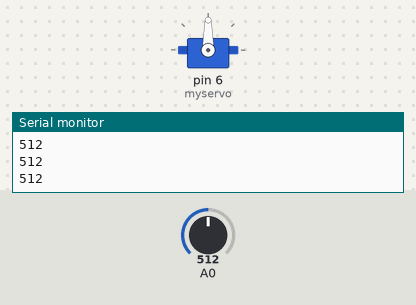
Bench run of a sketch on a simulated Arduino Uno, built with avr-gcc and run on an emulated ATmega328P. On the bench: servo, the last lines printed to the serial monitor. The test bench sets the inputs (shaded band); at power-on: A0 = 512.

Above: at 1.2 s.
1.3 s: A0 set to 716
At 2.5 s:
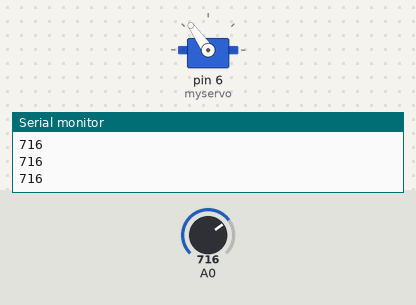
2.8 s: A0 set to 900
At 3.9 s:
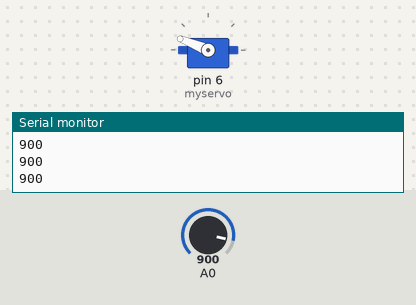
4.3 s: A0 set to 1023
At 5.0 s:
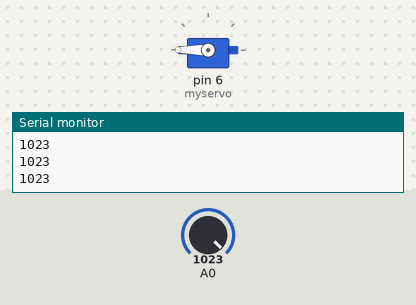
5.8 s: A0 set to 306
At 6.3 s:
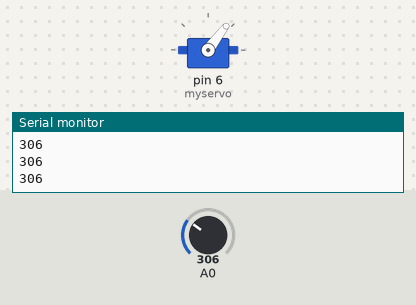
7.3 s: A0 set to 122
At 8.5 s:
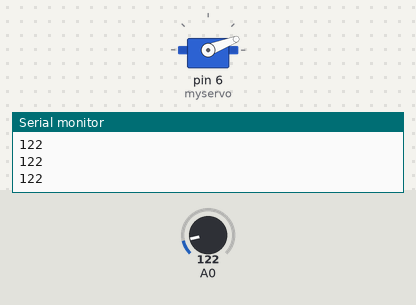
8.8 s: A0 set to 0
At 9.5 s:
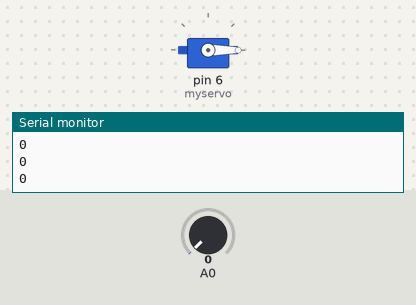
Timing chart, 0 to 11.3 s (numbered marks = the images above; inputs shaded):
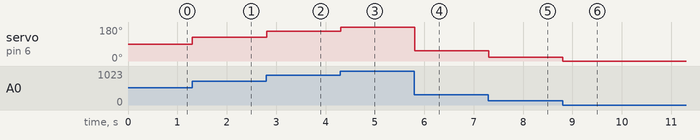

The sketch:

map_potentiometer_to_servo.ino
```cpp
// inclure la bibliothèque pour les servomoteurs
#include <Servo.h>
Servo myservo; // créer un objet permettant de manipuler un servomoteur


void setup() {
  Serial.begin(9600); // ouvrir une connexion série

  pinMode(6, OUTPUT);// préciser que l'on va utiliser la pin 6 comme une sortie.
  myservo.attach(6);// attacher notre servomoteur à cette pin 6

}

void loop() {

  int potValue = analogRead(0); // on lit notre valeur sur l'entrée analogique 0
  Serial.println(potValue); // on imprimme la valeur de notre potentiomètre dans le moniteur série

  // on va calculer une position pour notre servomoteur, une position qui dépendra de la valeur de notre potentiomètre
  int servoPos = map(potValue, 0, 1023, 0, 180); // on map la valeur de notre potentiomètre qui est comprise entre 0 et 1023, vers un intervalle compris entre 0 et 180
  myservo.write(servoPos); // écrire la position calculée sur le servomoteur
}
```

Measured:
- after the input at 1.3 s, servo on pin 6 (myservo): 90° → 125° at once
- after the input at 2.8 s, servo on pin 6 (myservo): 125° → 158° at once
- after the input at 4.3 s, servo on pin 6 (myservo): 158° → 180° at once
- after the input at 5.8 s, servo on pin 6 (myservo): 180° → 53° at once
- after the input at 7.3 s, servo on pin 6 (myservo): 53° → 21° at once
- after the input at 8.8 s, servo on pin 6 (myservo): 21° → 0° at once
